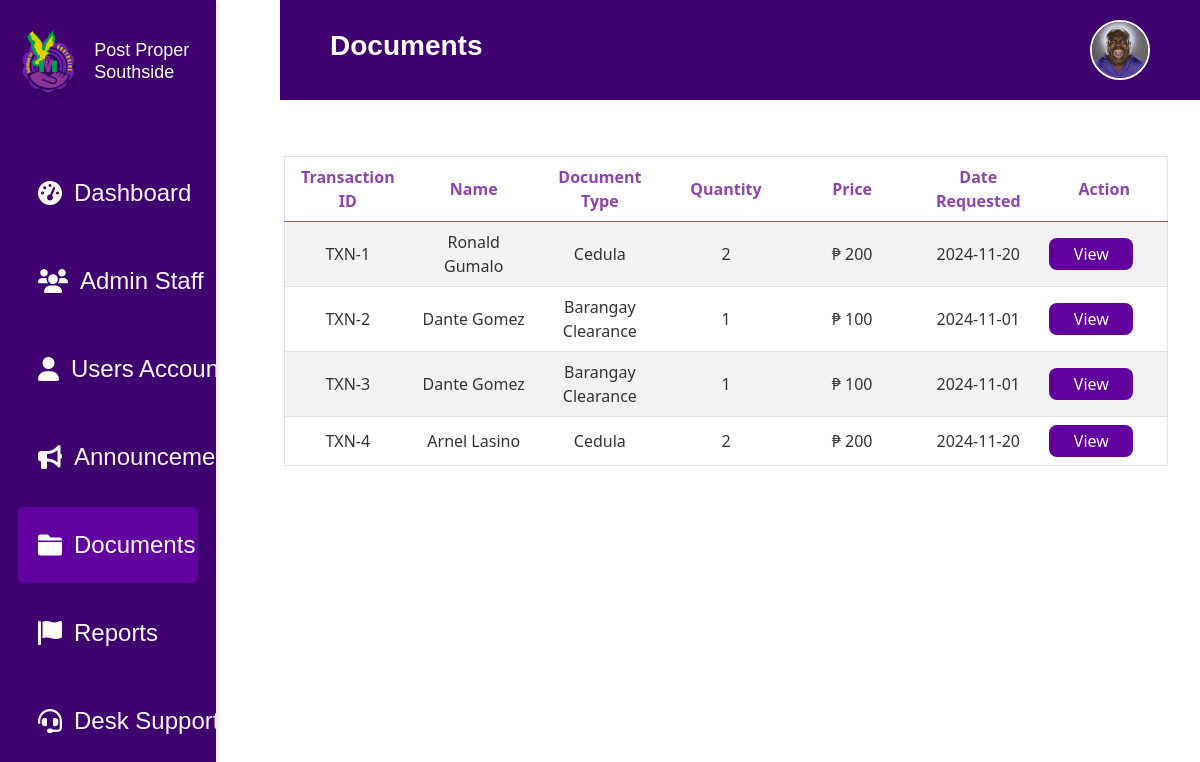
/documents.php (signed in), run on the app's committed database.
### tables this page shows
CREATE TABLE `document_requests` (
  `Id` int(11) NOT NULL,
  `DocumentType` varchar(100) NOT NULL,
  `Name` varchar(255) NOT NULL,
  `Address` varchar(255) DEFAULT NULL,
  `TIN_No` varchar(50) DEFAULT NULL,
  `CTC_No` varchar(50) DEFAULT NULL,
  `Alias` varchar(100) DEFAULT NULL,
  `Age` int(11) DEFAULT NULL,
  `LengthOfStay` int(11) DEFAULT NULL,
  `Citizenship` varchar(100) DEFAULT NULL,
  `Gender` varchar(10) DEFAULT NULL,
  `CivilStatus` varchar(50) DEFAULT NULL,
  `Purpose` text DEFAULT NULL,
  `Status` varchar(50) DEFAULT NULL,
  `Quantity` int(11) DEFAULT NULL,
  `DateRequested` date DEFAULT NULL
);

### documents.php (the view, shortened to what this page needs)
<?php
$price = 100.00;
include 'db.php';
$query = "SELECT Id, Name, DocumentType, Quantity, $price*Quantity AS Price, DateRequested FROM document_requests";
$stmt = $conn->prepare($query);
$stmt->execute();
$documentRequests = $stmt->fetchAll(PDO::FETCH_ASSOC);
?>
<!DOCTYPE html>
<html lang="en">
<head>
    <link rel="stylesheet" href="https://cdn.jsdelivr.net/npm/bootstrap@5.0.2/dist/css/bootstrap.min.css">
    <link rel="stylesheet" href="css/Documents.css">
</head>
<body>
<?php
    $pageTitle = "Documents";
    include 'header.php';
?>
<?php include 'sidebar.php'; ?>
<div class="main-content">
    <div class="table-container">
        <table class="table table-striped mb-0">
            <thead>
                <tr>
                    <th>Transaction ID</th>
                    <th>Name</th>
                    <th>Document Type</th>
                    <th>Quantity</th>
                    <th>Price</th>
                    <th>Date Requested</th>
                    <th>Action</th>
                </tr>
            </thead>
            <tbody>
                <?php
                if (!empty($documentRequests)) {
                    foreach ($documentRequests as $row) {
                        echo "<tr>";
                        echo "<td>TXN-" . htmlspecialchars($row['Id']) . "</td>";
                        echo "<td>" . htmlspecialchars($row['Name']) . "</td>";
                        echo "<td>" . htmlspecialchars($row['DocumentType']) . "</td>";
                        echo "<td>" . htmlspecialchars($row['Quantity']) . "</td>";
                        echo "<td>₱ " . htmlspecialchars($row['Price']) . "</td>";
                        echo "<td>" . htmlspecialchars($row['DateRequested']) . "</td>";
                        echo '<td><a href="document_verify.php" class="action-button">View</a></td>';
                        echo "</tr>";
                    }
                } else {
                    echo "<tr><td colspan='7'>No document requests found.</td></tr>";
                }
                ?>
            </tbody>
        </table>
    </div>
</div>
</body>
</html>

### header.php (shortened to what this page needs)
<!DOCTYPE html>
<html lang="en">
<head>
    <link rel="stylesheet" href="css/header.css">
    <link href="https://cdn.jsdelivr.net/npm/bootstrap@5.0.2/dist/css/bootstrap.min.css" rel="stylesheet">
</head>
<body>
<?php
require 'db.php';
$pageTitle = isset($pageTitle) ? $pageTitle : "Default Title";
if (isset($_SESSION['loggedin']) && $_SESSION['loggedin'] === true && isset($_SESSION['admin_id'])) {
    $adminId = $_SESSION['admin_id'];
    $profileLink = "admin_profile.php";
    try {
        $sql = "SELECT profile_picture FROM admin_accounts WHERE id = ?";
        $stmt = $conn->prepare($sql);
        $stmt->execute([$adminId]);
        $admin = $stmt->fetch(PDO::FETCH_ASSOC);
        $profilePicture = !empty($admin['profile_picture']) ? $admin['profile_picture'] : 'assets/profile.jpg';
    } catch (PDOException $e) {
        echo "Error fetching profile picture: " . $e->getMessage();
        $profilePicture = 'assets/profile.jpg';
    }
} else {
    $profileLink = "splash.php";
    $profilePicture = 'assets/profile.jpg';
}
?>
<div class="header-container">
    <h1 class="page-title"><?php echo $pageTitle; ?></h1>
    <div class="account">
        <a href="<?php echo $profileLink; ?>" class="account-link">
            <img src="<?php echo $profilePicture; ?>" alt="Admin Profile" class="img-fluid rounded-circle account-icon">
        </a>
    </div>
</div>
</body>
</html>

### sidebar.php (shortened to what this page needs)
<!DOCTYPE html>
<html lang="en">
<head>
    <link rel="stylesheet" href="css/Sidebar.css">
    <link rel="stylesheet" href="https://cdnjs.cloudflare.com/ajax/libs/font-awesome/6.0.0-beta3/css/all.min.css">
</head>
<body>
<div class="sidebar">
    <div class="logo-section">
        <img src="assets/Southside.png" alt="Logo" class="logo">
            <h3 class="sidebar-title">Post Proper Southside</h3>
    </div>
    <?php
    $current_page = basename($_SERVER['PHP_SELF']);
    ?>
    <a href="dashboard.php" class="sidebar-link <?= $current_page == 'dashboard.php' ? 'active' : '' ?>">
        <i class="fas fa-tachometer-alt"></i> Dashboard
    </a>
    <a href="admin_staff.php" class="sidebar-link <?= $current_page == 'admin_staff.php' ? 'active' : '' ?>">
        <i class="fas fa-users"></i> Admin Staff
    </a>
    <a href="users.php" class="sidebar-link <?= $current_page == 'users.php' ? 'active' : '' ?>">
    <i class="fa-solid fa-user"></i> Users Account
    </a>
    <a href="announcement.php" class="sidebar-link <?= $current_page == 'announcement.php' ? 'active' : '' ?>">
        <i class="fas fa-bullhorn"></i> Announcement
    </a>
    <a href="documents.php" class="sidebar-link <?= $current_page == 'documents.php' ? 'active' : '' ?>">
        <i class="fas fa-folder"></i>Documents
    </a>
    <a href="reports.php" class="sidebar-link <?= $current_page == 'reports.php' ? 'active' : '' ?>">
        <i class="fas fa-flag"></i> Reports
    </a>
    <a href="desk_support.php" class="sidebar-link <?= $current_page == 'desk_support.php' ? 'active' : '' ?>">
        <i class="fas fa-headset"></i> Desk Support
    </a>
</div>
</body>
</html>

### css/Documents.css (style rules this page uses)
body { padding: 0; font-family: 'Poppins', sans-serif; font-size: 20px; background-color: #ffffff; }
.main-content { margin-left: 200vh; background-color: #ffffff; }
table { width: 100%; border-collapse: collapse; margin-top: 20px; table-layout: fixed; border: 1px solid #ccc; }
th, td { padding: 15px; text-align: center; border: 1px solid #ddd; font-size: 16px; }
th { text-align: center; background-color: #f2f2f2; color: #8e44ad; font-weight: bold; }
td { word-wrap: break-word; color: #333; }
@media (max-width: 1200px) { .main-content { margin-left: 200px; } }

### css/header.css (style rules this page uses)
* { margin: 0; padding: 0; box-sizing: border-box; }
.header-container { background-color: #3f0070; padding: 20px 50px; margin-left: 35vh; text-align: left; position: relative; display: flex; justify-content: space-between; align-items: center; }
.page-title { font-size: 28px; color: #FFFFFF; font-weight: bold; font-family: 'Poppins', sans-serif; }
.account { display: flex; align-items: center; }
.account-link { display: inline-block; }
.account-icon { width: 3.75rem; height: auto; border-radius: 50%; aspect-ratio: 1 / 1; object-fit: cover; border: 0.125rem solid #FFFFFF; transition: transform 0.3s ease; }

### css/Sidebar.css (style rules this page uses)
.sidebar { background-color: #3f0070; width: 18vw; height: 100vh; padding: 2vh 1.5vw; position: fixed; top: 0; left: 0; box-shadow: 2px 0 5px rgba(0, 0, 0, 0.1); font-family: 'Poppins', sans-serif; overflow-y: auto; transition: width 0.3s ease; z-index: 1000; }
.sidebar-title { font-size: 1.125rem; color: white; text-align: left; font-family: 'Poppins', sans-serif; margin: 0; padding: 1.5rem 0; text-shadow: 1px 1px 2px rgba(0, 0, 0, 0.2); }
.logo-section { display: flex; align-items: center; margin-bottom: 3rem; border-radius: 7px; }
.logo { width: 4.5rem; height: 4.5rem; margin-right: 1rem; border-radius: 50%; box-shadow: 0 2px 4px rgba(0, 0, 0, 0.2); object-fit: cover; }
h3 { font-size: 1rem; font-family: 'Poppins', sans-serif; color: white; text-align: center; margin: 0; padding: 10px 0; text-shadow: 1px 1px 2px rgba(0, 0, 0, 0.2); }
.sidebar-link { display: flex; align-items: center; padding: 1.25rem; margin: 0.75rem 0; color: #FCFCFC; text-decoration: none; border-radius: 5px; background-color: transparent; transition: background-color 0.3s ease, color 0.3s ease; cursor: pointer; font-size: 1.5rem; font-family: 'Poppins', sans-serif; white-space: nowrap; }
.sidebar-link i { margin-right: 0.75rem; }
.sidebar-link.active { background-color: #61009F !important; color: #FFFFFF !important; }
.main-content { padding: 2rem; margin-left: 21vw; flex: 1; }

### documents.php (style rules this page uses)
.table td, .table th { text-align: center; vertical-align: middle; }
.action-button { width: 7vw; height: 4vh; background-color: #61009F !important; color: white; display: flex; align-items: center; justify-content: center; border: none; border-radius: 8px; text-decoration: none; }

### data on the page
document_requests: Id "1", Name "Ronald Gumalo", DocumentType "Cedula", Quantity "2", Price "200", DateRequested "2024-11-20"
document_requests: Id "2", Name "Dante Gomez", DocumentType "Barangay Clearance", Quantity "1", Price "100", DateRequested "2024-11-01"
document_requests: Id "3", Name "Dante Gomez", DocumentType "Barangay Clearance", Quantity "1", Price "100", DateRequested "2024-11-01"
document_requests: Id "4", Name "Arnel Lasino", DocumentType "Cedula", Quantity "2", Price "200", DateRequested "2024-11-20"

### other printed values
$pageTitle "Documents"
